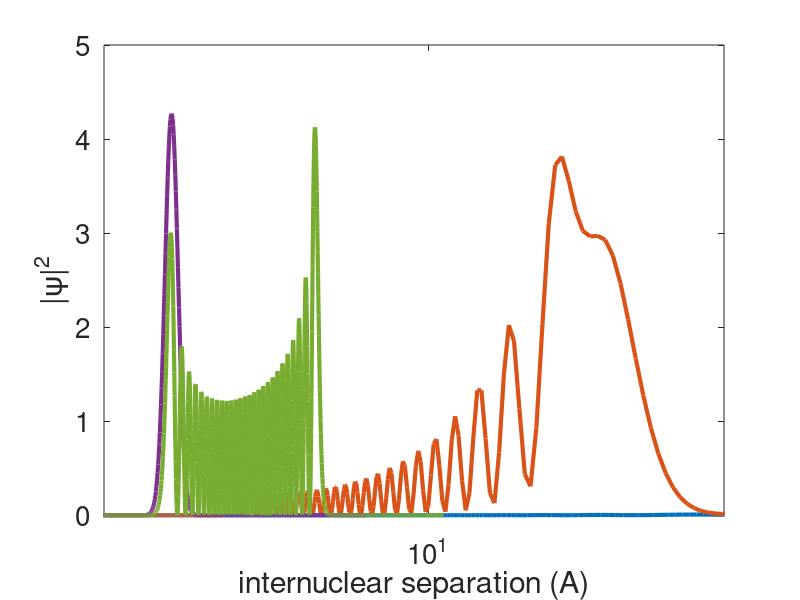

Write MATLAB code to recreate this figure.


data1=load('data/feshbach_state_800G_aUC.mat');
data2=load('data/feshbach_state_855G_aUC.mat');
data3=load('data/X1Sigma_state_855G_aUC.mat');
data4=load('data/c3Sigma_state_855G_aUC.mat');

a0 = 1e-10;

figure(1); 
clf;
hold on;
box on;

plot(data1.r/a0,sum(abs(data1.psi(:,:,1)).^2,1)*a0*2000,'linewidth',3);
plot(data2.r/a0,sum(abs(data2.psi(:,:,1)).^2,1)*a0*30,'linewidth',3);
plot([0 0],[0 0])
plot(data3.r/a0,abs(data3.psi_r).^2*a0,'linewidth',3);
plot(data4.r/a0,abs(data4.psi_r).^2*a0*3,'linewidth',3);

hold off;
set(gca,'xscale','log','fontsize',20)
xlabel('internuclear separation (A)')
ylabel('|\psi|^2')
xlim([3 30])